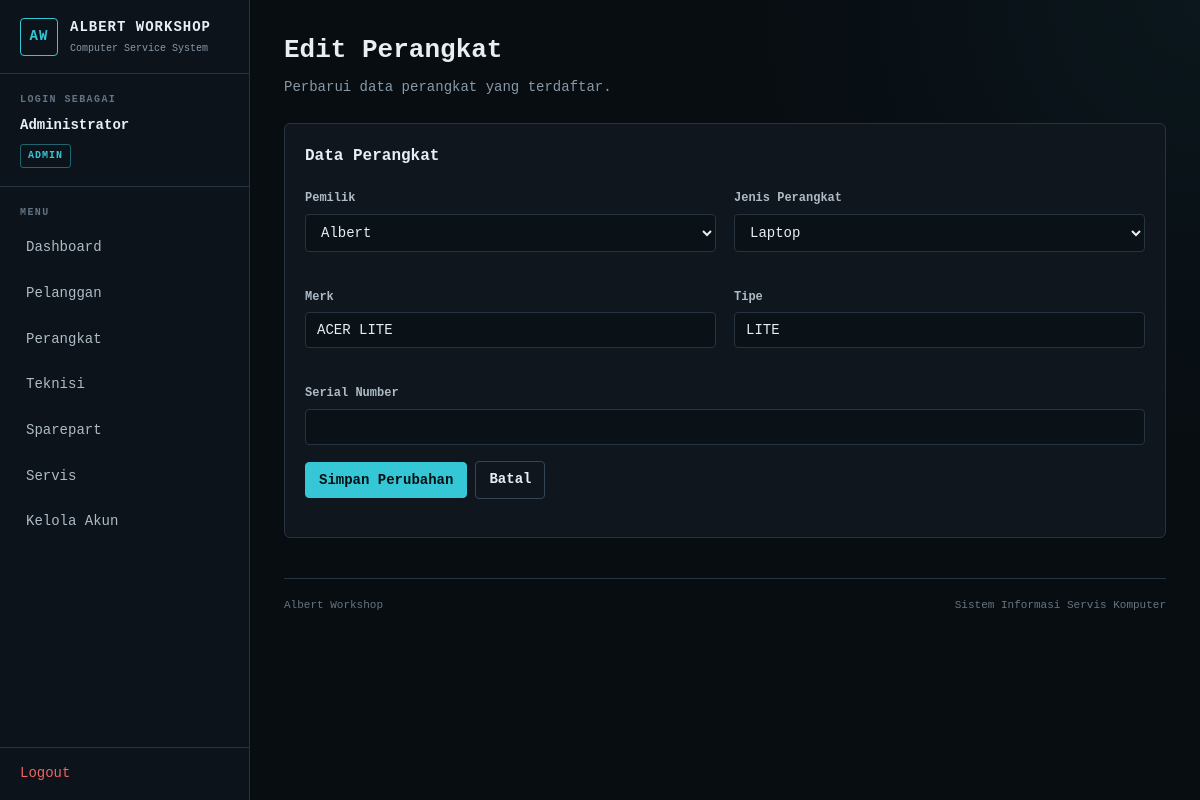
The page /perangkat/edit.php?id=9 (signed in) on the database its author committed.
### tables this page shows
CREATE TABLE `perangkat` (
  `id_perangkat` int NOT NULL,
  `id_pelanggan` int NOT NULL,
  `jenis_perangkat` varchar(50) NOT NULL,
  `merk` varchar(50) NOT NULL,
  `tipe` varchar(100) NOT NULL,
  `serial_number` varchar(100) DEFAULT NULL
);

CREATE TABLE `pelanggan` (
  `id_pelanggan` int NOT NULL,
  `nama` varchar(100) NOT NULL,
  `no_hp` varchar(20) NOT NULL,
  `alamat` text NOT NULL,
  `aktif` tinyint(1) NOT NULL DEFAULT '1'
);

### perangkat/edit.php (the view, shortened to what this page needs)
<?php
require '../config/koneksi.php';
$id_perangkat =
    (int) ($_GET["id"] ?? 0);
$stmt = mysqli_prepare(
    $koneksi,
    "SELECT *
     FROM perangkat
     WHERE id_perangkat = ?
     LIMIT 1"
);
mysqli_stmt_bind_param(
    $stmt,
    "i",
    $id_perangkat
);
mysqli_stmt_execute($stmt);
$result =
    mysqli_stmt_get_result($stmt);
$data =
    mysqli_fetch_assoc($result);
$query_pelanggan = mysqli_query(
    $koneksi,
    "SELECT
        id_pelanggan,
        nama,
        aktif
     FROM pelanggan
     WHERE aktif = 1
        OR id_pelanggan = "
        . (int) $data["id_pelanggan"] .
    "
     ORDER BY nama ASC"
);
require '../template/header.php';
require '../template/sidebar.php';
?>
<div class="page-header">
    <div>
        <h1>Edit Perangkat</h1>
        <p class="page-description">
            Perbarui data perangkat yang terdaftar.
        </p>
    </div>
</div>
<section class="panel">
    <h2 class="panel-title">
        Data Perangkat
    </h2>
    <form
        action="proses.php"
        method="POST"
    >
        <div class="form-grid">
            <div class="form-group">
                <label>
                    Pemilik
                </label>
                <select
                    name="id_pelanggan"
                    required
                >
                    <?php while (
                        $pelanggan =
                        mysqli_fetch_assoc($query_pelanggan)
                    ): ?>
                        <option
                            value="<?= $pelanggan["id_pelanggan"]; ?>"
                            <?= (int) $pelanggan["id_pelanggan"] ===
                                (int) $data["id_pelanggan"]
                                ? "selected"
                                : ""; ?>
                        >
                            <?= htmlspecialchars(
                                $pelanggan["nama"]
                            ); ?>
                        </option>
                    <?php endwhile; ?>
                </select>
            </div>
            <div class="form-group">
                <label>
                    Jenis Perangkat
                </label>
                <select
                    name="jenis_perangkat"
                    required
                >
                    <?php
                    $jenis_list = [
                        "Laptop",
                        "PC",
                        "Printer",
                        "Monitor",
                        "Lainnya"
                    ];
                    foreach ($jenis_list as $jenis):
                    ?>
                        <option
                            value="<?= $jenis; ?>"
                            <?= $data["jenis_perangkat"] === $jenis
                                ? "selected"
                                : ""; ?>
                        >
                            <?= htmlspecialchars($jenis); ?>
                        </option>
                    <?php endforeach; ?>
                </select>
            </div>
            <div class="form-group">
                <label>
                    Merk
                </label>
                <input
                    type="text"
                    name="merk"
                    value="<?= htmlspecialchars(
                        $data["merk"]
                    ); ?>"
                    required
                >
            </div>
            <div class="form-group">
                <label>
                    Tipe
                </label>
                <input
                    type="text"
                    name="tipe"
                    value="<?= htmlspecialchars(
                        $data["tipe"]
                    ); ?>"
                    required
                >
            </div>
            <div class="form-group full">
                <label>
                    Serial Number
                </label>
                <input
                    type="text"
                    name="serial_number"
                    value="<?= htmlspecialchars(
                        $data["serial_number"] ?? ""
                    ); ?>"
                >
            </div>
        </div>
        <div class="toolbar">
            <button
                type="submit"
                class="btn"
            >
                Simpan Perubahan
            </button>
            <a
                href="index.php"
                class="btn btn-secondary"
            >
                Batal
            </a>
        </div>
    </form>
</section>
<?php
require '../template/footer.php';
?>

### assets/css/style.css (style rules this page uses)
:root { --bg: #080d12; --surface: #0f161d; --surface-2: #151e27; --border: #263442; --border-light: #344555; --text: #e8eef4; --muted: #8999a8; --accent: #36c7d7; --accent-hover: #60d6e2; --success: #45d69a; --warning: #e8b84a; --danger: #ef6464; --sidebar-width: 250px; --radius: 6px; --font-main: "0xProto Nerd Font", monospace; }
* { box-sizing: border-box; }
html { color-scheme: dark; }
html, body { width: 100%; min-height: 100%; }
body { margin: 0; background: radial-gradient( circle at top right, rgba(54, 199, 215, 0.05), transparent 28rem ), var(--bg); color: var(--text); font-family: var(--font-main); font-size: 14px; line-height: 1.55; overflow-x: hidden; }
button, input, select, textarea, option { font-family: var(--font-main); }
a { color: var(--accent); text-decoration: none; }
h1, h2, h3 { margin-top: 0; color: var(--text); font-family: var(--font-main); font-weight: 700; }
h1 { font-size: 26px; }
h2 { font-size: 20px; }
p { line-height: 1.65; }
.main-content > * { max-width: 100%; }
.page-header { display: flex; align-items: flex-start; justify-content: space-between; gap: 20px; width: 100%; margin: 0 0 24px; }
.page-header h1 { margin: 0 0 6px; }
.page-description { margin: 0; color: var(--muted); }
.panel { width: 100%; margin: 0 0 22px; padding: 20px; background: var(--surface); border: 1px solid var(--border); border-radius: var(--radius); }
.panel-title { margin-bottom: 18px; font-size: 16px; }
.toolbar { display: flex; flex-wrap: wrap; align-items: center; gap: 8px; margin: 0 0 18px; }
button, .btn { display: inline-flex; align-items: center; justify-content: center; min-height: 36px; padding: 7px 13px; background: var(--accent); border: 1px solid var(--accent); border-radius: 4px; color: #041013; font-family: var(--font-main); font-size: 14px; font-weight: 700; cursor: pointer; transition: background 0.15s ease, border-color 0.15s ease, color 0.15s ease; }
.btn-secondary { background: transparent; border-color: var(--border-light); color: var(--text); }
.form-grid { display: grid; grid-template-columns: repeat(2, minmax(0, 1fr)); gap: 18px; }
.form-group { margin-bottom: 16px; }
.form-group.full { grid-column: 1 / -1; }
label { display: inline-block; margin-bottom: 6px; color: #aebbc6; font-size: 12px; font-weight: 700; }
input, select, textarea { width: 100%; padding: 9px 11px; background: #0a1117; border: 1px solid var(--border); border-radius: 4px; color: var(--text); font-family: var(--font-main); font-size: 14px; outline: none; transition: border-color 0.15s ease, box-shadow 0.15s ease; }
input::placeholder, textarea::placeholder { color: #657584; font-family: var(--font-main); }

### rows shown on the page
perangkat: id_pelanggan "Albert", jenis_perangkat "Laptop", merk "ACER LITE", tipe "LITE"

### other values the page prints
$nama "Administrator"
$role "ADMIN"
